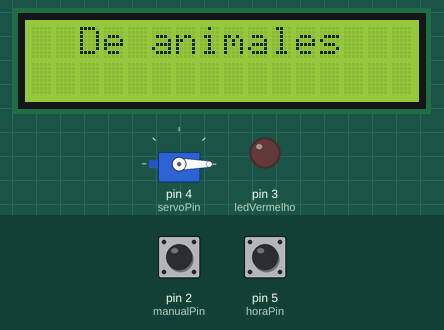
A sketch run on a simulated Arduino Uno, built with avr-gcc and run on an emulated ATmega328P. Parts: servo, 16×2 character LCD, output pins drawn as LEDs (lit = HIGH). The inputs (shaded band) are chosen by the test bench; at power-on: pin 2 (manualPin) HIGH, pin 5 (horaPin) HIGH.

Above: at 2.1 s.
At 7.2 s:
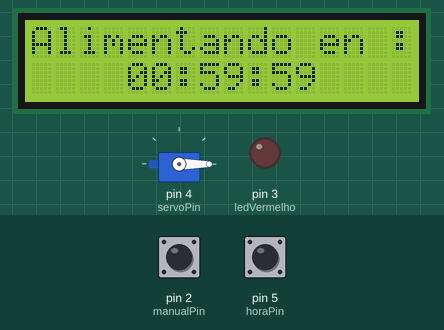
7.3 s: pin 2 (manualPin) pulled LOW for 1 s
At 8.6 s:
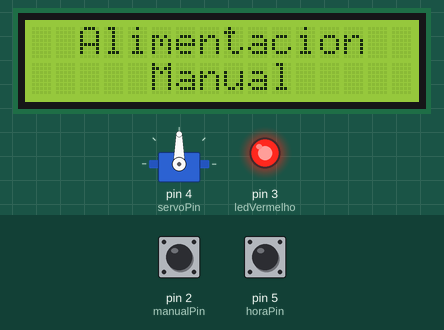
11.5 s: pin 5 (horaPin) pulled LOW for 3.2 s
At 17.6 s:
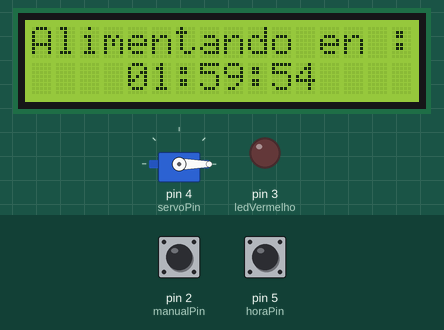
17.7 s: pin 5 (horaPin) pulled LOW for 0.15 s
At 18.7 s:
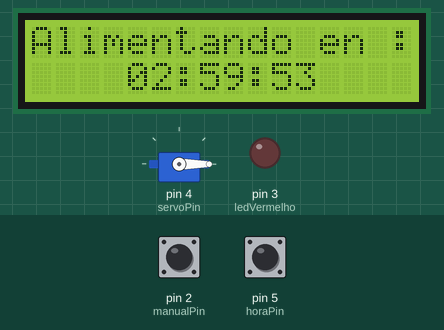
Timing chart, 0 to 20.7 s (numbered marks = the images above; inputs shaded):
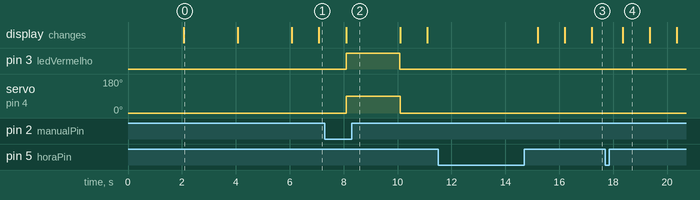

Measured:
- after the input at 7.3 s, pin 3 (ledVermelho): LOW → HIGH after 0.79 s, → LOW 2.0 s later; servo on pin 4 (servoPin): 0° → 90° after 0.79 s, → 0° 2.0 s later; the display: changes after 0.79 s (image 2)
- what the display in image 0 shows lasts 2.0 s, from 2.1 s to 4.1 s
- what the display in image 4 shows lasts 1.0 s, from 18.4 s to 19.4 s

The sketch:

alimentador_automacio_standalone_g_p_i_3_a_1.ino
```cpp
// Incluir la biblioteca para la pantalla LCD
#include <LiquidCrystal.h>
// Incluir la biblioteca para el servo motor
#include <Servo.h>

// Crear un objeto LCD y establecer los pines de Arduino para la LCD
LiquidCrystal lcd(6, 7, 8, 9, 10, 11);

// Definir el pin para el botón de alimentación manual
int manualPin = 2;
// Estado inicial del botón de alimentación manual
int buttonState = 0;
// Definir el pin para el servo motor
int servoPin = 4;
// Definir el pin para el LED rojo
int ledVermelho = 3;
// Crear un objeto servo llamado Servo1
Servo Servo1;
// Definir el pin para el botón de horas
int horaPin = 5;
// Estado inicial del botón de horas
int estadoBotao = 0;
// Contador auxiliar
int i;
// Contador de la cantidad de presiones del botón
int qnt_press;
// Hora base inicial
int horaBase = 1;

// Contadores de tiempo
int S = 00; // Segundos
int M = 00; // Minutos
int H = horaBase; // Horas

void setup()
{
  // Configurar manualPin como entrada con resistencia pull-up incorporada
  pinMode(manualPin, INPUT_PULLUP);
  // Configurar horaPin como entrada con resistencia pull-up incorporada
  pinMode(horaPin, INPUT_PULLUP);

  // Adjuntar Servo1 al pin servoPin
  Servo1.attach(servoPin);
  // Configurar servoPin como salida
  pinMode(servoPin, OUTPUT);
  // Poner el servo motor en la posición de espera a máxima potencia
  Servo1.write(0);

  // Iniciar la pantalla LCD
  lcd.begin(16, 2);
  // Seleccionar la primera línea de la LCD
  lcd.setCursor(0, 0);
  // Imprimir mensaje en la LCD
  lcd.print("   Alimentador  ");
  // Seleccionar la segunda línea de la LCD
  lcd.setCursor(0, 1);
  // Imprimir mensaje en la LCD
  lcd.print("   Automatico  ");
  // Esperar 2 segundos
  delay(2000);
  // Limpiar la pantalla LCD
  lcd.clear();
  lcd.print("  De animales  ");
  delay(2000);
  lcd.setCursor(0, 1);
  lcd.print("Sistema listo :D");
  delay(2000);
  lcd.clear();
}

void loop()
{
  // Configurar el contador de cuenta regresiva
  lcd.setCursor(0, 0);
  lcd.print("Alimentando en :");
  lcd.setCursor(6, 1);
  lcd.print(":");
  lcd.setCursor(9, 1);
  lcd.print(":");

  // Ciclo para ajustar la hora base
  for (i = 0; i < 10; i++)
  {
    delay(100);
    estadoBotao = digitalRead(horaPin); // Leer el estado del botón de horas
    if (estadoBotao == LOW)
    {
      while (estadoBotao == LOW)
      {
        estadoBotao = digitalRead(horaPin);
      }
      horaBase++;
      H++;
    }
  }

  // Decrementar los segundos
  S--;

  // Declarar que el pin será usado como salida
  pinMode(ledVermelho, OUTPUT);

  // Ajustar los minutos y horas si los segundos llegan a 0
  if (S < 0)
  {
    M--;
    S = 59;
  }
  if (M < 0)
  {
    H--;
    M = 59;
  }
  if (H < 0) // Ajustar aquí la hora deseada
  {
    H = horaBase;
    M = 00;
    S = 00;
  }

  // Mostrar los minutos en la LCD
  if (M > 9)
  {
    lcd.setCursor(7, 1);
    lcd.print(M);
  }
  else
  {
    lcd.setCursor(7, 1);
    lcd.print("0");
    lcd.setCursor(8, 1);
    lcd.print(M);
    lcd.setCursor(9, 1);
    lcd.print(":");
  }

  // Mostrar los segundos en la LCD
  if (S > 9)
  {
    lcd.setCursor(10, 1);
    lcd.print(S);
  }
  else
  {
    lcd.setCursor(10, 1);
    lcd.print("0");
    lcd.setCursor(11, 1);
    lcd.print(S);
    lcd.setCursor(12, 1);
    lcd.print(" ");
  }

  // Mostrar las horas en la LCD
  if (H > 9)
  {
    lcd.setCursor(4, 1);
    lcd.print(H);
  }
  else
  {
    lcd.setCursor(4, 1);
    lcd.print("0");
    lcd.setCursor(5, 1);
    lcd.print(H);
    lcd.setCursor(6, 1);
    lcd.print(":");
  }

  // Si la cuenta regresiva llega a 0, alimentar
  if ((H == 0) && (M == 0) && (S == 0))
  {
    lcd.setCursor(0, 0);
    lcd.print("Tiempo Terminado");
    lcd.setCursor(0, 1);
    lcd.print("  Alimentando");
    Servo1.write(0); // Girar el servo a 0 grados para dispensar comida
    digitalWrite(ledVermelho, HIGH); // Encender el LED rojo
    delay(3000); // Ajustar la cantidad de comida a dispensar
    digitalWrite(ledVermelho, LOW); // Apagar el LED rojo
    Servo1.write(180); // Girar el servo a 180 grados para detener la dispensación de comida
    lcd.clear();
  }

  // Leer el estado del botón de alimentación manual
  buttonState = digitalRead(manualPin);

  // Si el botón de alimentación manual está presionado
  if (buttonState == LOW)
  {
    lcd.setCursor(0, 0);
    lcd.print("  Alimentacion  ");
    lcd.setCursor(0, 1);
    lcd.print("     Manual   ");
    digitalWrite(ledVermelho, HIGH); // Encender el LED rojo
    Servo1.write(90); // Girar el servo a 90 grados para dispensar comida
    delay(2000); // Ajustar la cantidad de comida a dispensar
    digitalWrite(ledVermelho, LOW); // Apagar el LED rojo
    Servo1.write(0); // Girar el servo a 0 grados para detener la dispensación de comida
    lcd.clear();
  }
}
```
